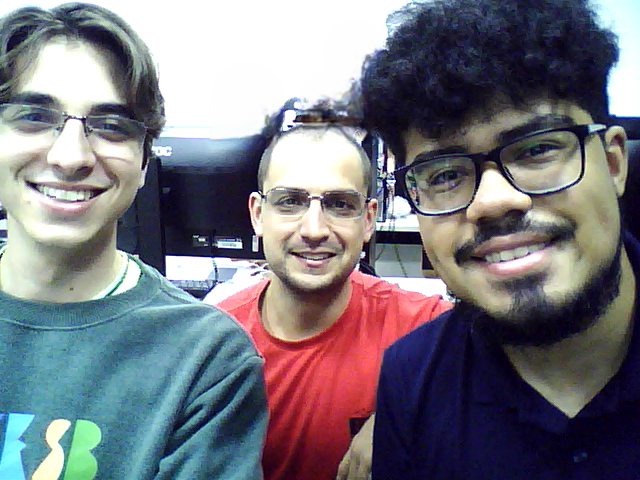
#> input picture img/alunos.png, 640 x 480 px; its folder holds only this picture in this run
$ jupyter execute filtros_passa_baixa.ipynb
#> lines starting #> are read from the running program, lines starting #| are printed output that depends on the picture
[cell 1]
import cv2 as cv
import numpy as np
import matplotlib.pyplot as plt
import os

KERNELS = [3, 5, 11, 29]
arquivos = ["alunos", "avatares"]
src = "../img"
dst = "./filtros_passa_baixa"
filtros_lista = ["Média", "Gaussiano", "Mediana", "Bilateral"]

for f in ["media", "gaussiana", "mediana", "bilateral"]:
    for arq in arquivos:
        os.makedirs(f"{dst}/{f}/{arq}", exist_ok=True)
#> further down, img is the input picture: shape (480, 640, 3); mean B, G, R 126.8, 118.5, 119.2

def gerar_gaussiano_severo(img):
    mean, sigma = 0, 80
    gauss = np.random.normal(mean, sigma, img.shape).astype('float32')
    img_ruidosa = cv.add(img.astype('float32'), gauss)
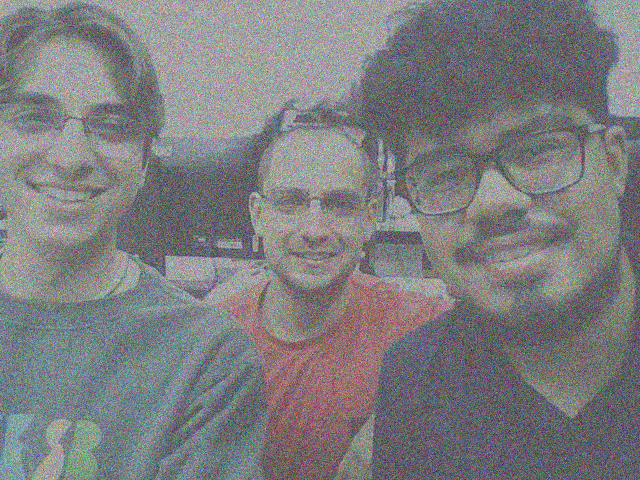
#> img_ruidosa: shape (480, 640, 3) float32; mean R, G, B 119.4, 118.7, 126.8; drawn with min black and max white
    return np.clip(img_ruidosa, 0, 255).astype('uint8')
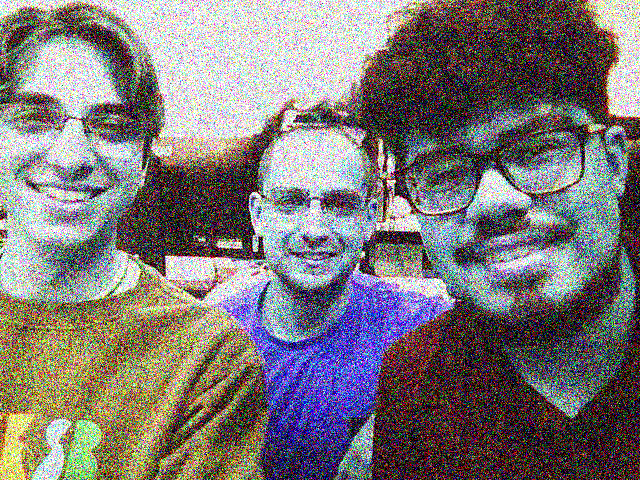
#> returned value: shape (480, 640, 3); mean of channels 0, 1, 2 119.9, 119.6, 125.2; drawn as B, G, R

def gerar_sal_pimenta_severo(img):
    prob = 0.2
    img_ruidosa = np.copy(img)
    rdn = np.random.random(img.shape[:2])
    img_ruidosa[rdn < (prob / 2)] = [255, 255, 255]
    img_ruidosa[rdn > (1 - prob / 2)] = [0, 0, 0]
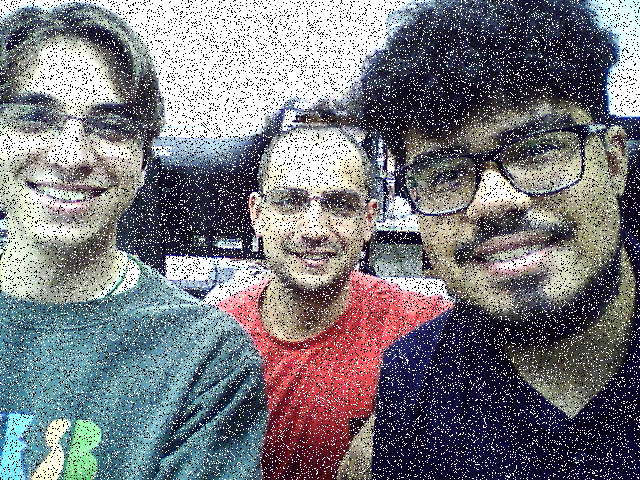
#> img_ruidosa: shape (480, 640, 3); mean R, G, B 120.9, 120.3, 126.9
    return img_ruidosa

def redimensionar_para_stack(lista_imgs):
    if not lista_imgs: return []
    h_min = min(img.shape[0] for img in lista_imgs)
#> h_min = 480
    return [cv.resize(img, (int(img.shape[1] * h_min / img.shape[0]), h_min)) for img in lista_imgs]

def calcular_metricas_filtros(original, ruidosa, title, modo_ruido, tipo_filtro):
    plt.figure(figsize=(18, 6))
    plt.suptitle(f"Filtro {tipo_filtro} - {title} ({modo_ruido})", fontsize=16)

    for i, k in enumerate(KERNELS):
        if tipo_filtro == "Mediana":
            img_dst = cv.medianBlur(ruidosa, k)
            nome_legenda = f"median_blur {k}x{k}"
            pasta = "mediana"
        elif tipo_filtro == "Bilateral":
            img_dst = cv.bilateralFilter(ruidosa, k, k * 2, k / 2)
            nome_legenda = f"bilateral_blur {k}x{k}"
            pasta = "bilateral"
        elif tipo_filtro == "Gaussiano":
            img_dst = cv.GaussianBlur(ruidosa, (k, k), 0)
            nome_legenda = f"gaussian_blur {k}x{k}"
            pasta = "gaussiana"
        else:
            img_dst = cv.blur(ruidosa, (k, k))
            nome_legenda = f"blur {k}x{k}"
            pasta = "media"

        dst_file_name = f"{dst}/{pasta}/{title}/{modo_ruido}_{k}x{k}.jpg"
        cv.imwrite(dst_file_name, cv.cvtColor(img_dst, cv.COLOR_RGB2BGR))

        psnr_v = cv.PSNR(original, img_dst)

        plt.subplot(1, len(KERNELS), i + 1)
        plt.imshow(img_dst)
        plt.title(f'{nome_legenda}\nPSNR: {psnr_v:.2f}dB', fontsize=10)
        plt.axis('off')

    plt.tight_layout(rect=[0, 0.03, 1, 0.95])
    plt.show()

imagens_originais = []
imagens_gauss = []
imagens_sp = []

for file in arquivos:
    image_path = f'{src}/{file}.png'
    img = cv.imread(image_path)
    if img is None: continue

    img = cv.cvtColor(img, cv.COLOR_BGR2RGB)
    imagens_originais.append(img)
    imagens_gauss.append(gerar_gaussiano_severo(img))
    imagens_sp.append(gerar_sal_pimenta_severo(img))

if imagens_gauss:
    plt.figure(figsize=(12, 6))
    plt.imshow(np.hstack(redimensionar_para_stack(imagens_gauss)))
    plt.title("Imagens de Teste 1: Ruído Gaussiano Severo", fontsize=14)
    plt.axis('off')
    plt.show()

    plt.figure(figsize=(12, 6))
    plt.imshow(np.hstack(redimensionar_para_stack(imagens_sp)))
    plt.title("Imagens de Teste 2: Ruído Sal e Pimenta Severo", fontsize=14)
    plt.axis('off')
    plt.show()

    for idx, img_r in enumerate(imagens_gauss):
        for nome_f in filtros_lista:
            calcular_metricas_filtros(imagens_originais[idx], img_r, arquivos[idx], "Gauss", nome_f)
#> this loop made 1 pass
#> pass 1, in calcular_metricas_filtros, `cv.imwrite(dst_file_name, cv.cvtColor(img_dst, cv.COLOR_RGB2BGR))`:
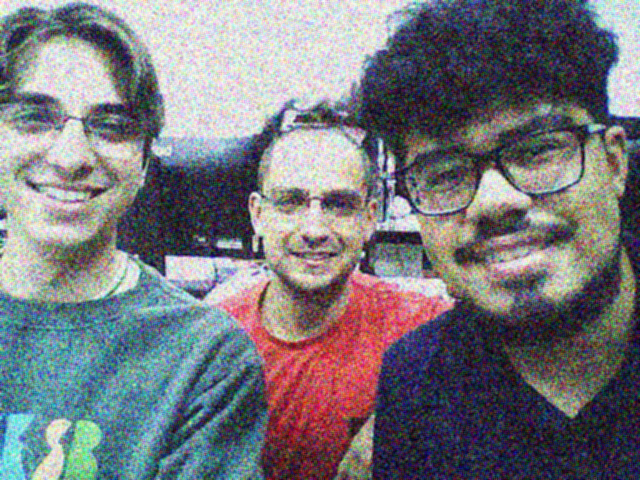
#> saved as Gauss_3x3.jpg: shape (480, 640, 3); mean B, G, R 125.2, 119.6, 119.9
#> pass 1, in calcular_metricas_filtros, `cv.imwrite(dst_file_name, cv.cvtColor(img_dst, cv.COLOR_RGB2BGR))`:
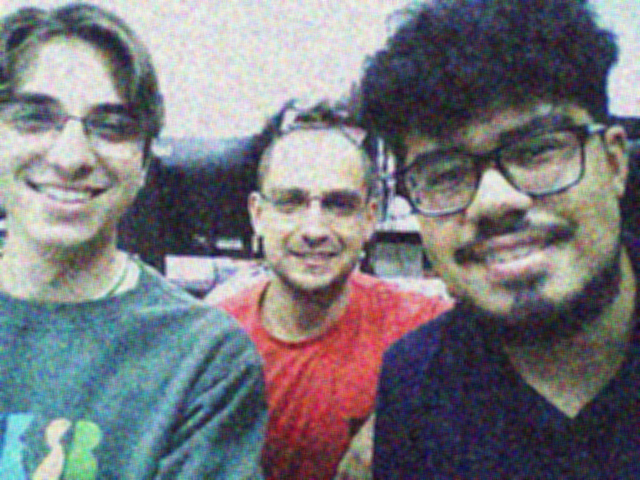
#> saved as Gauss_5x5.jpg: shape (480, 640, 3); mean B, G, R 125.2, 119.6, 119.9
#> pass 1, in calcular_metricas_filtros, `cv.imwrite(dst_file_name, cv.cvtColor(img_dst, cv.COLOR_RGB2BGR))`:
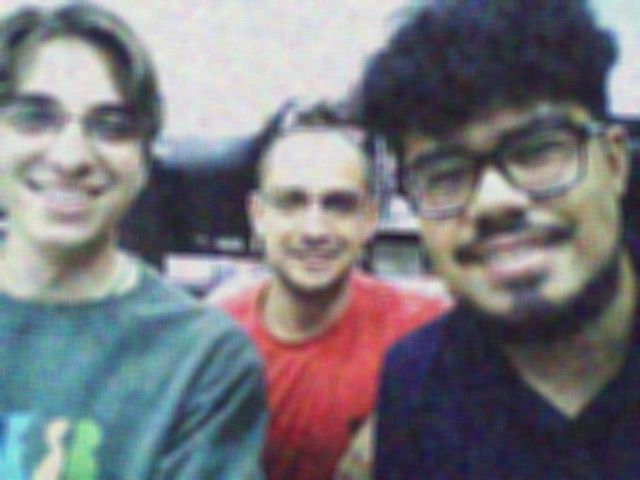
#> saved as Gauss_11x11.jpg: shape (480, 640, 3); mean B, G, R 125.2, 119.6, 119.9
#> pass 1, in calcular_metricas_filtros, `cv.imwrite(dst_file_name, cv.cvtColor(img_dst, cv.COLOR_RGB2BGR))`:
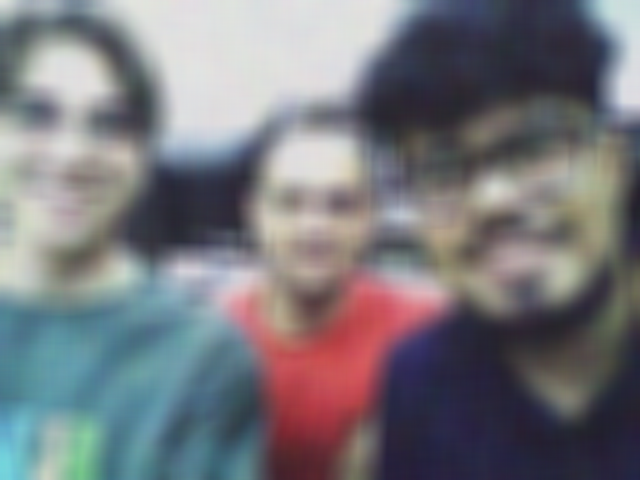
#> saved as Gauss_29x29.jpg: shape (480, 640, 3); mean B, G, R 125.2, 119.6, 119.9

    for idx, img_r in enumerate(imagens_sp):
        for nome_f in filtros_lista:
            calcular_metricas_filtros(imagens_originais[idx], img_r, arquivos[idx], "SalPimenta", nome_f)
#> this loop made 1 pass
#> pass 1, in calcular_metricas_filtros (call 5), `cv.imwrite(dst_file_name, cv.cvtColor(img_dst, cv.COLOR_RGB2BGR))`:
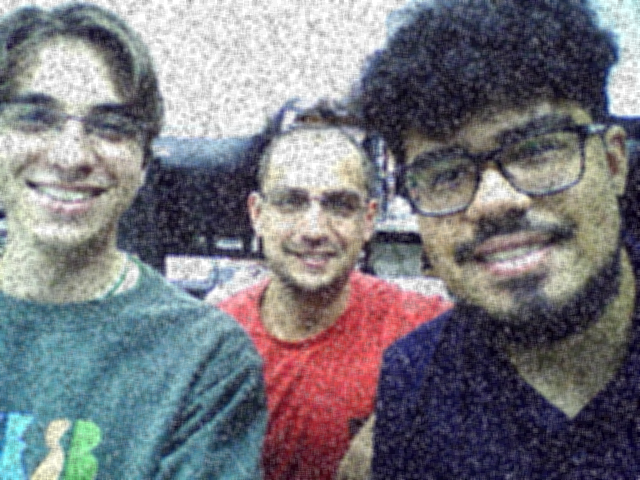
#> saved as SalPimenta_5x5.jpg: shape (480, 640, 3); mean B, G, R 126.9, 120.3, 120.9
#> pass 1, in calcular_metricas_filtros (call 7), `plt.show()`:
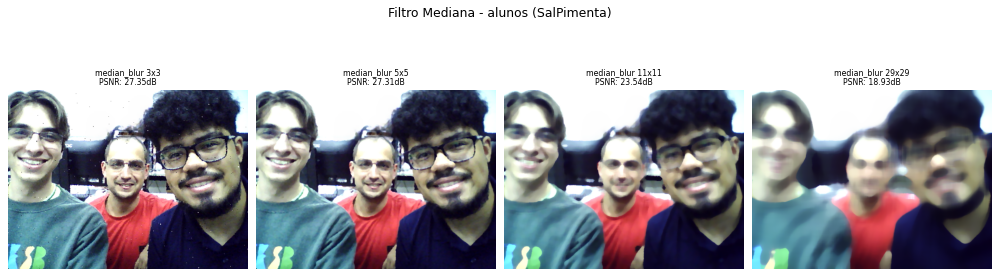
#> figure drawn by matplotlib, 4 panels
#> pass 1, in calcular_metricas_filtros (call 8), `plt.show()`:
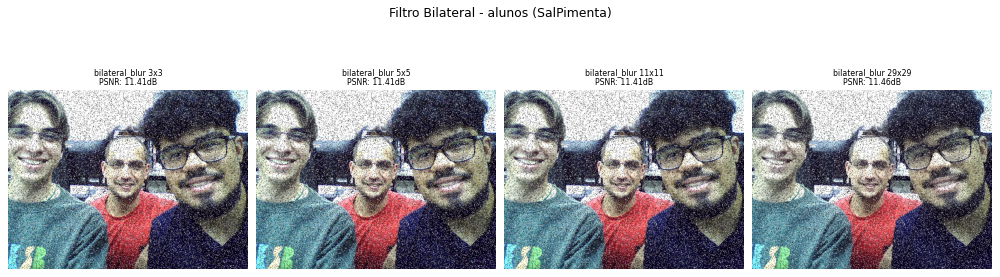
#> figure drawn by matplotlib, 4 panels
